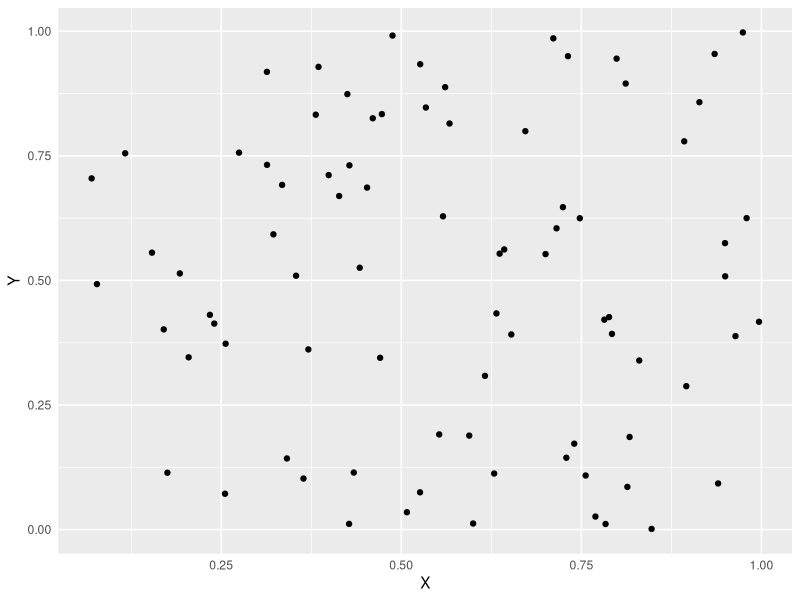

Write the R code that produced this figure.
## ---- chunk 1
knitr::opts_chunk$set(echo=TRUE)
options(xtable.comment = FALSE)
library(tidyverse)
library(xtable)
## ---- chunk 2
N <- rpois(1, lambda=90)
x_i <- runif(N, min=0, max=1)
y_i <- runif(N, min=0, max=1)
datos <- as_tibble(cbind(x_i, y_i))
## ---- chunk 3
a <- unclass(summary(datos))
dim(a) <- NULL
b <- sub(":.*", "", a)
a <- as.numeric(sub(".*:", "", a))
dim(a) <- c(6,2)
row.names(a) <- unique(b)
colnames(a) <- c("X", "Y")
print(xtable::xtable(a, caption="Resumen de las variables X e Y", digits=4), type="latex")
## ---- chunk 4
datos %>%
      ggplot() +
      geom_point(aes(x_i, y_i)) +
      labs(x="X", y="Y") +
      theme(axis.ticks=element_blank())
